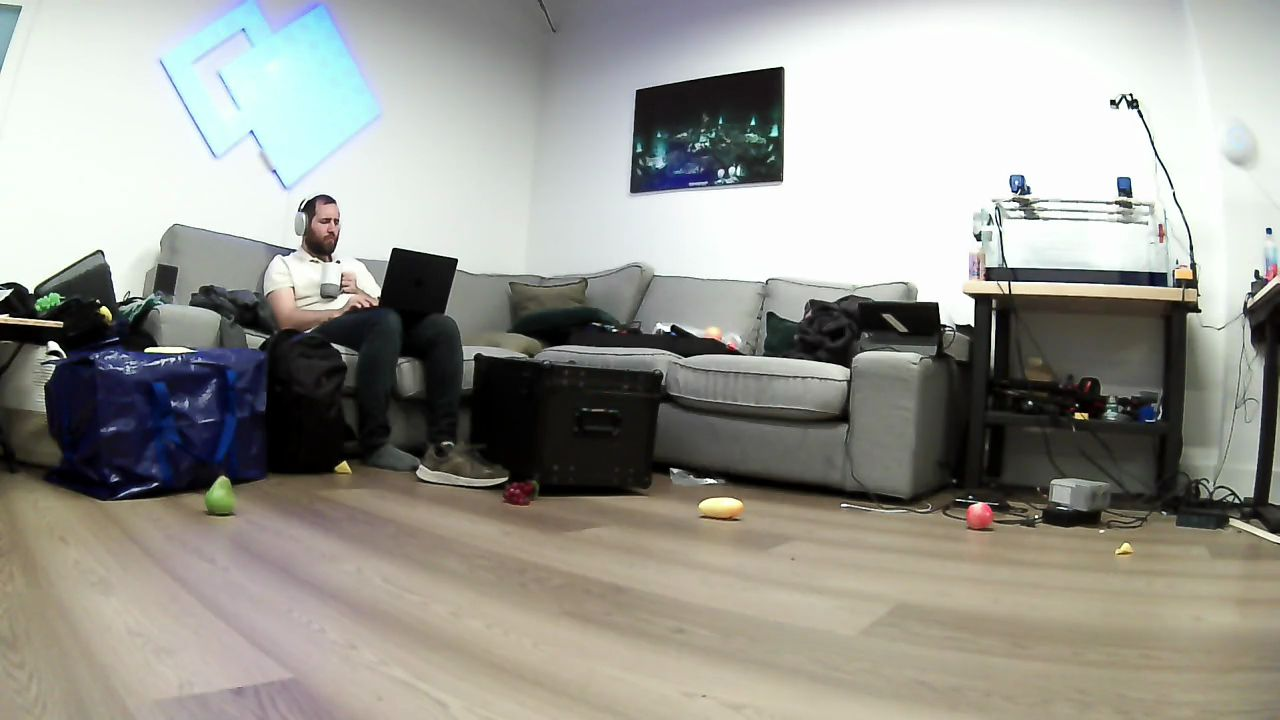
#> input picture media/model/apple-pear-mango-reference.jpg, 1280 x 720 px
$ python -i frame_enhance.py   (imports and definitions only)
#> lines starting #> are read from the running program, lines starting #| are printed output that depends on the picture
"""Live-tunable contrast enhancement for the frame handed to the detector.

The stage this demo runs on is not the lab it was tuned in. In the lab all three
fruits read 0.88-0.95; in a dim room with windows clipped to white the same
weights on the same frames read 0.05-0.64, and auto-exposure swings the mean
luminance from 34 to 106 across a single search rotation. This module exists so
an operator can try to recover that signal from the frame itself.

Two things matter about the design, both learned the hard way:

**It must be tunable without a redeploy.** The operator gets one short window on
the robot and needs to change the setting between runs, not between builds. So
the boot default comes from the environment and everything after that is a live
HTTP control.

**It must be luminance-only.** The detector is a YOLOE visual-prompt checkpoint
whose classes are single baked exemplar embeddings, and `media.fruit_color` keys
the mango derived route off hue bands. Stretching R, G and B independently
shifts hue and would break both. Every mode here touches only the luminance
channel and leaves chroma untouched.

`off` is the default and returns the caller's own array, so the deployed path is
byte-identical and costs nothing until someone asks for more.
"""

from __future__ import annotations

import threading
from dataclasses import dataclass, replace
from typing import Any

MODES: tuple[str, ...] = ("off", "autocontrast", "clahe")

# Per-mode strength meaning and accepted range. `off` ignores strength but must
# still round-trip a value rather than erroring, so a client can set mode and
# strength in either order without tracking which is valid right now.
STRENGTH_RANGES: dict[str, tuple[float, float]] = {
    "off": (0.0, 8.0),
    "autocontrast": (0.0, 10.0),  # percent clipped from each tail
    "clahe": (1.0, 8.0),  # clip limit
}
DEFAULT_STRENGTH: dict[str, float] = {
    "off": 0.0,
    "autocontrast": 1.0,
    "clahe": 2.0,
}
# CLAHE tile grid; 8 is OpenCV's own default and is a reasonable floor/ceiling
# for a 1280x720 frame (160x90 px tiles).
TILE_GRID_RANGE: tuple[int, int] = (2, 16)
DEFAULT_TILE_GRID = 8


class FrameEnhanceError(ValueError):
    """A requested setting is not usable; the current setting is unchanged."""


@dataclass(frozen=True)
class EnhanceSettings:
    mode: str = "off"
    strength: float = 0.0
    tile_grid: int = DEFAULT_TILE_GRID

    # [91 lines left out: functions as_dict, overlay_label, resolve_mode, validate, not called in this run]


# [76 lines that did not run here, left out]


def _apply(bgr: Any, settings: EnhanceSettings) -> Any:
    import cv2

    # YCrCb rather than LAB: the Y channel is a direct luminance stand-in and the
    # round trip is cheaper, and chroma comes back untouched so hue is preserved.
    ycrcb = cv2.cvtColor(bgr, cv2.COLOR_BGR2YCrCb)
    y = ycrcb[:, :, 0]
    if settings.mode == "clahe":
        clahe = cv2.createCLAHE(
            clipLimit=float(settings.strength),
            tileGridSize=(settings.tile_grid, settings.tile_grid),
        )
        ycrcb[:, :, 0] = clahe.apply(y)
    else:
        ycrcb[:, :, 0] = _percentile_stretch(y, settings.strength)
    return cv2.cvtColor(ycrcb, cv2.COLOR_YCrCb2BGR)


def _percentile_stretch(y: Any, cutoff_percent: float) -> Any:
    """Linear contrast stretch ignoring the brightest/darkest `cutoff_percent`.

    Clipping the tails is what makes this useful on this stage: a handful of
    blown-out window pixels would otherwise pin the upper bound and leave the
    floor compressed into a few levels.
    """
    import cv2
    import numpy as np

    if cutoff_percent <= 0.0:
        low, high = float(y.min()), float(y.max())
    else:
        cutoff = min(max(cutoff_percent, 0.0), 49.0)
        low = float(np.percentile(y, cutoff))
        high = float(np.percentile(y, 100.0 - cutoff))
    if high - low < 1.0:
        return y
    scaled = (y.astype(np.float32) - low) * (255.0 / (high - low))
    return cv2.convertScaleAbs(scaled, alpha=1.0, beta=0.0)

>>> import cv2
>>> picture = cv2.imread('model/apple-pear-mango-reference.jpg', cv2.IMREAD_GRAYSCALE)
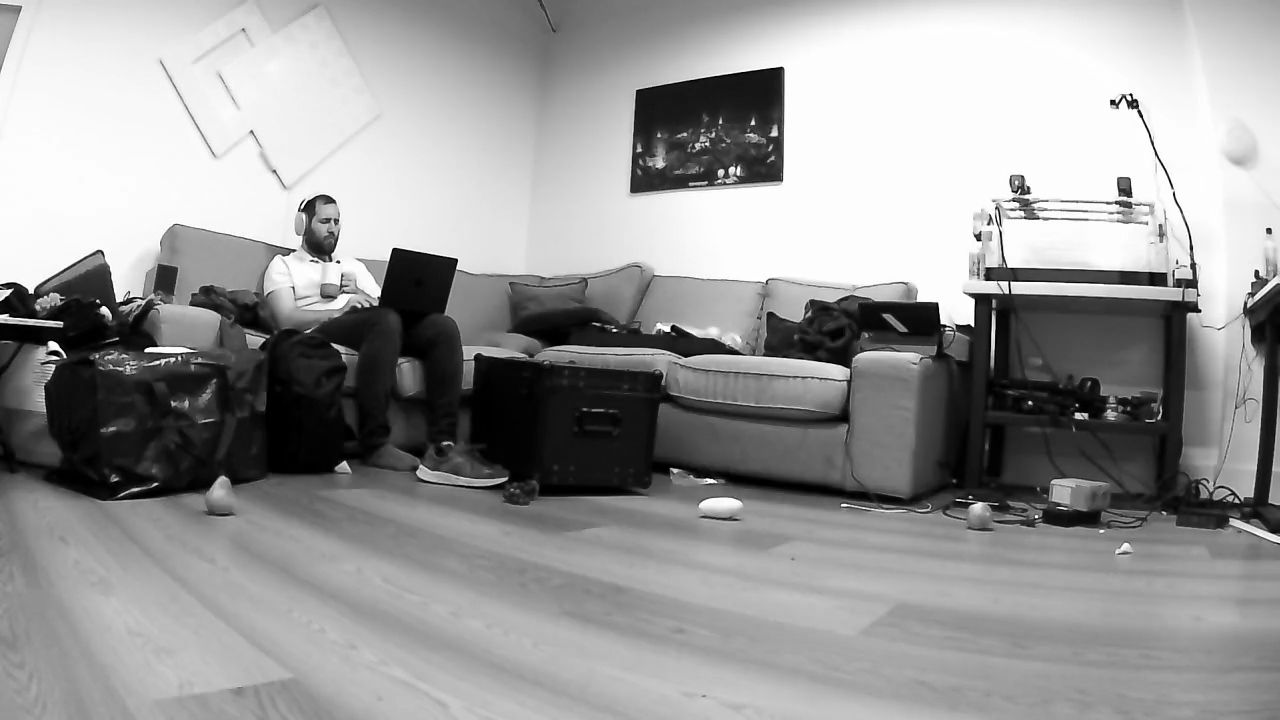
#> picture: shape (720, 1280); min 0, max 255, mean 153
#> (the run stopped early here; a loop or call above may not have finished)
